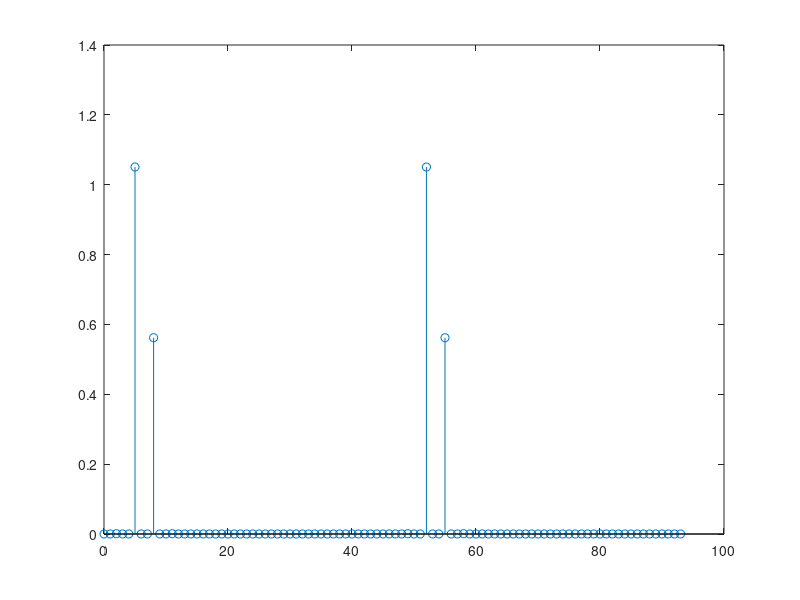

Here is the MATLAB script that generated this plot:
%cleaning
clear all;
%Setting
K_s = 20;
pha_0 = 0;
f_1 = 0.30;
f_2 = 0.33;
alp = 2*pi*f_1;
bet = pi*(f_2-f_1)/K_s;
n=0:K_s-1;
s = sin( (alp+bet*n).*n +pha_0);
tau=[5 8];
K_r = K_s + max(tau);
K_A = K_r + K_s - 1;
ts = [ s zeros(1,K_A - K_s)];
sigma = sqrt(1/2/10^1.5);
DROPTIMES = 500;
%Monte Calro Drop
R_x_A = zeros(K_A,K_A);
for drop = 1: DROPTIMES
  lambda = (rand(1,length(tau))-0.5)*2;
  r = zeros(1,K_r);
  for i = 1:length(tau)
    r(tau(i)+[1:K_s])=r(tau(i)+[1:K_s]) + lambda(i) * s;
  end
  R_A = zeros(1,K_A);
  tr = [ r zeros(1,K_A - K_r)];
  w = sigma * randn(1,K_A);
  tr = tr + w;
  for i = 1:K_A 
 %   R_A(i) = sum(ts(1:K_A-i+1).*tr(i:K_A)) + sum(ts(K_A-i+2:K_A).*tr(1:i-1));
    R_A(i)=sum(ts(mod([0:K_A-1]-(i-1),K_A)+1).*tr);
  end
  x_A = K_A * ifft(R_A);
  R_x_A = R_x_A +  (x_A.') * (x_A.')';
end
R_x_A = R_x_A / DROPTIMES;
%
[V LAMBDA] = eig(R_x_A);
tmp = diag(LAMBDA);
[Y I] = max(tmp);
tmp(I) = NaN;
[Y I] = max(tmp);
tmp(I) = NaN;
G_A = V(:,find(~isnan(tmp)));
S = abs(fft(ts)).^2;

%TAU = linspace(0,K_A-1,500);
TAU = 0:2*K_A-1;
P = zeros(1,length(TAU));
for i = 1:length(TAU)
  LAMBDA_A = diag(exp( 1i * [0:K_A-1]/K_A *2 * pi * TAU(i) ));
  P(i) = 1/real( S * (LAMBDA_A') * ( G_A * G_A') * LAMBDA_A * (S.')); 
end
stem(TAU,P);
%plot(TAU,P);